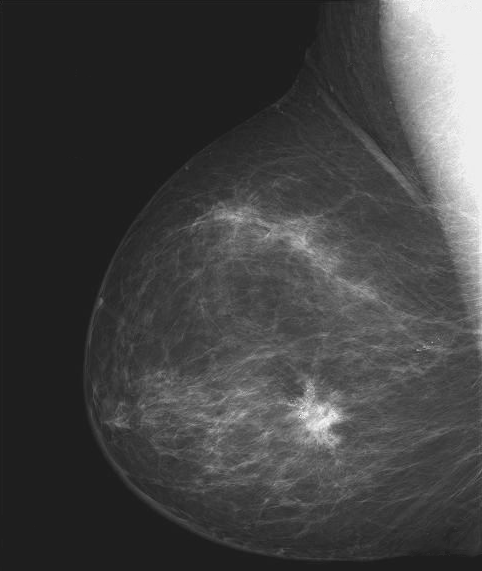
#> input picture Fig0304(a)(breast_digital_Xray).tif, 482 x 571 px, found by its file name
$ python q2.py
#> lines starting #> are read from the running program, lines starting #| are printed output that depends on the picture; after the words box and inside, x2 and y2 are one past the last pixel; in counts of white or black regions, pixels touching at a corner belong together
#> further down, imageBreast is the input picture: shape (571, 482, 3); min 21, max 255, mean 66.7
import cv2
from matplotlib import pyplot as plt

def binarization(source,threshold):
#> called with threshold = 35
    plt.title("Breast Image Histogram")
    plt.xlabel('Piksel Değeri')
    plt.ylabel('Frekans')
    plt.plot(cv2.calcHist([source], [0], None, [256], [0, 256]))
    plt.xlim([0, 256])
    plt.show()
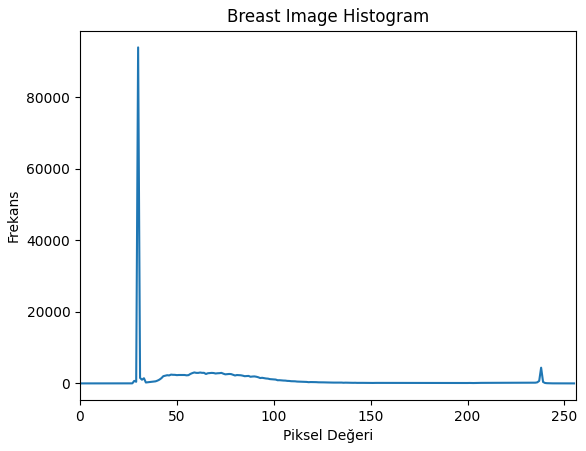
#> figure drawn by matplotlib, 1 panel; curve peaks at x = 30, y = 93879

    _, binaryImage = cv2.threshold(source, threshold, 255, cv2.THRESH_BINARY)
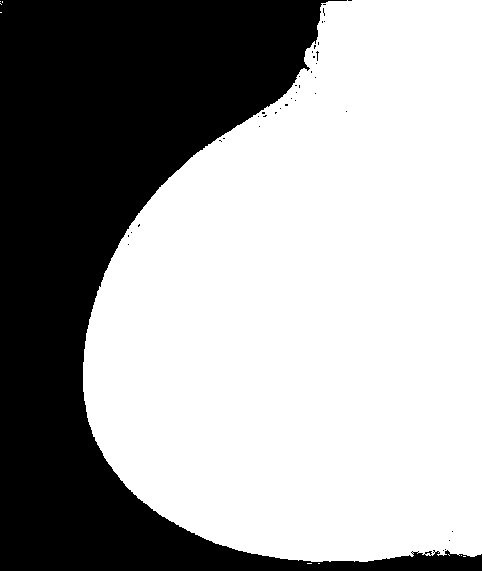
#> binaryImage: shape (571, 482, 3); 63.8% white; 39 black regions (38 under 20 px), largest, box (x1, y1, x2, y2) and area: (0, 0, 482, 571) 99539

    cv2.imshow("Original Image", source)
    cv2.imshow("Binary Image", binaryImage)
    cv2.waitKey(0)

#imageHead = cv2.imread("/Users/meyavuz/Desktop/goruntu isleme/Fig0359(a)(headCT_Vandy).tif")
#imageChest = cv2.imread("/Users/meyavuz/Desktop/goruntu isleme/Fig0107(a)(chest-xray-vandy).tif")
#imageFetus = cv2.imread("/Users/meyavuz/Desktop/goruntu isleme/Fig0120(a)(ultrasound-fetus1).tif")
imageBreast = cv2.imread("/Users/meyavuz/Desktop/goruntu isleme/Fig0304(a)(breast_digital_Xray).tif")

binarization(imageBreast,35)
